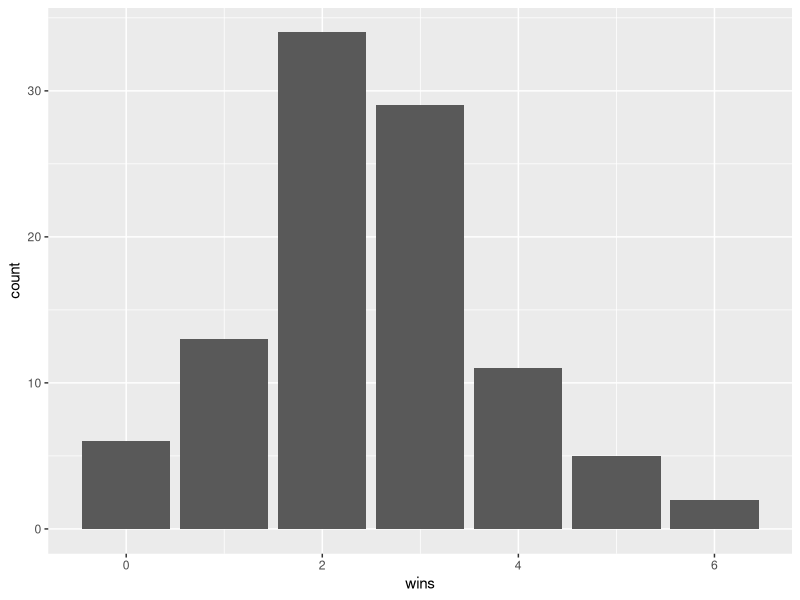
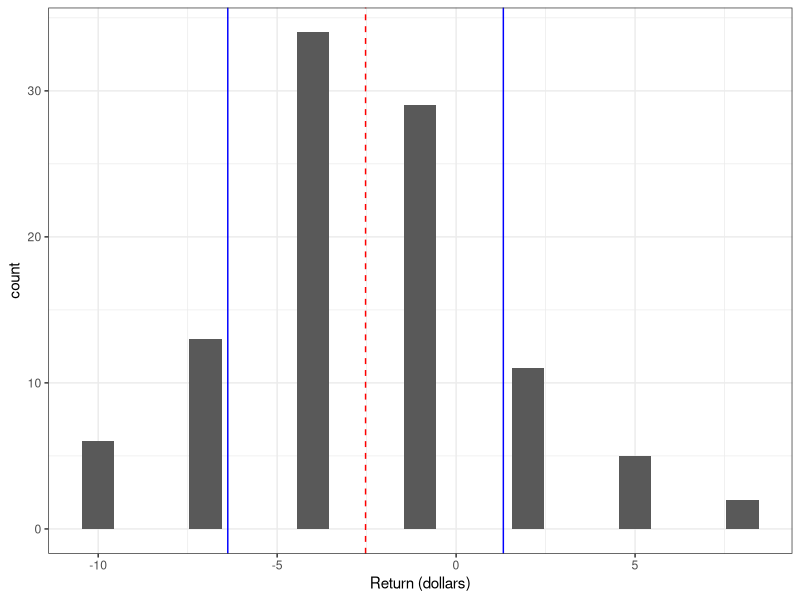

Write R code to recreate these figures, in order.
## ---- chunk 1
s1 <- data.frame(wins=rbinom(n=1, size=10, prob=1/4))
## ---- chunk 2
s100 <- data.frame(wins=rbinom(n=100, size=10, prob=1/4))
## ---- chunk 3
library(ggplot2)

ggplot(data=s100, aes(x=wins)) + geom_bar()
## ---- chunk 4
table(s100)
## ---- chunk 5
## P(X=0)
p0 <- dbinom(x=0, size=10, prob=1/4)
p0

## P(X=1)
p1 <- dbinom(x=1, size=10, prob=1/4)
p1

## P(X=2)
p2 <- dbinom(x=2, size=10, prob=1/4)
p2

## P(X=3)
p3 <- dbinom(x=3, size=10, prob=1/4)
p3

## P(X=4)
p4 <- dbinom(x=4, size=10, prob=1/4)
p4

## P(X=5)
p5 <- dbinom(x=5, size=10, prob=1/4)
p5

## P(X=6)
p6 <- dbinom(x=6, size=10, prob=1/4)
p6

## P(X=7)
p7 <- dbinom(x=7, size=10, prob=1/4)
p7

## P(X=8)
p8 <- dbinom(x=8, size=10, prob=1/4)
p8

## P(X=9)
p9 <- dbinom(x=9, size=10, prob=1/4)
p9

## P(X=10)
p10 <- dbinom(x=10, size=10, prob=1/4)
p10

## ---- chunk 6
comp_df <- data.frame(theoretical_prob=round(c(p0,p1,p2,p3,p4,p5,p6,p7,p8,p9,p10),2),
                      empirical_prob=c(as.vector(table(s100))/100,rep(0,11-dim(table(s100)))))
comp_df
## ---- chunk 7
## Probability that you win at least once: P(X >= 1)
## P(X >= 1) = P(X > 0)
p_ge1 <- pbinom(q=0, size=10, prob=1/4, lower.tail=FALSE)


## Probability that you win no more than twice: P(X <= 2)
p_le2 <- pbinom(q=2, size=10, prob=1/4, lower.tail=TRUE)


## Probability that you win less than two times: P(X < 2)
## P(X < 2) = P(X <= 1)
p_le1 <- pbinom(q=1, size=10, prob=1/4, lower.tail=TRUE)


## Probability that you win a majority of the games: P(X >= 5)
## P(X >= 5) = P(X > 4)
p_ge5 <- pbinom(q=4, size=10, prob=1/4, lower.tail=FALSE)
## ---- chunk 8
comp_df2 <- data.frame(theoretical_prob=round(c(p_ge1, p_le2, p_le1, p_ge5),2),
                       empirical_prob=c(1-comp_df$empirical_prob[1], 
                                        sum(comp_df$empirical_prob[1:3]), 
                                        sum(comp_df$empirical_prob[1:2]), 
                                        sum(comp_df$empirical_prob[6:11])))
comp_df2
## ---- chunk 9
## Mean of s100:
mean(s100$wins)

## Using the binomial mean: n*p
10*0.25


## ---- chunk 10
n <- 10

s100$return <- -1*n + 3*(s100$wins) 
## ---- chunk 11
mean_return <- mean(s100$return)

sd_return <- sd(s100$return)
## ---- chunk 12
ggplot(data=s100, aes(x=return)) + 
  geom_bar() +
  theme_bw() +
  geom_vline(xintercept = mean_return, color="red", linetype="dashed") +
  geom_vline(xintercept = mean_return - sd_return, color="blue") + 
  geom_vline(xintercept = mean_return + sd_return, color="blue") +
  xlab("Return (dollars)")
